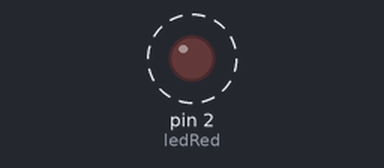
Recording of a sketch running on a simulated Arduino Uno, built with avr-gcc and run on an emulated ATmega328P. Shown: output pins drawn as LEDs (lit = HIGH). Dashed ring = blinking.

Above: at 0.2 s.
Timing chart, 0 to 3.0 s (numbered marks = the images above):
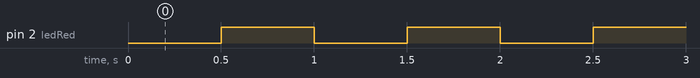

Measured:
- by itself, pin 2 (ledRed): alternates HIGH for 0.50 s and LOW for 0.50 s

The sketch:

blink_2025.ino
```cpp
int ledRed = 2;

void setup() {
  // put your setup code here, to run once:
  pinMode(ledRed, OUTPUT);


}

void loop() {
  // put your main code here, to run repeatedly:
  digitalWrite(ledRed, LOW);
  delay(500);
  digitalWrite(ledRed, HIGH);
  delay(500);
}
```
